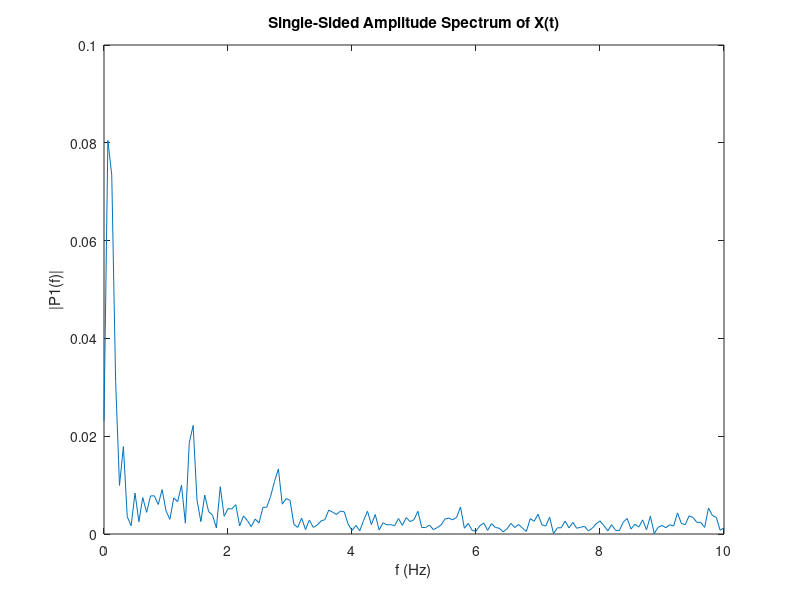

This chart was generated by the following MATLAB code:
spd = [ 0.0
 
 0.00249350001104
 
 0.0
 
 0.0
 
 0.0
 
 0.0
 
 0.0
 
 0.0
 
 0.0
 
 0.0
 
 0.0
 
 0.0
 
 0.0
 
 0.0
 
 0.00249350001104
 
 0.0
 
 0.00249350001104
 
 0.0
 
 0.0
 
 -0.00498700002208
 
 0.0
 
 -0.00249350001104
 
 -0.00498700002208
 
 -0.00249350001104
 
 0.0
 
 0.0
 
 0.00249350001104
 
 0.00249350001104
 
 0.0
 
 0.0
 
 0.0
 
 0.00498700002208
 
 0.00498700002208
 
 0.00498700002208
 
 0.0124674998224
 
 0.00498700002208
 
 0.00498700002208
 
 0.00748050026596
 
 0.0
 
 0.00498700002208
 
 0.0299220010638
 
 0.0274285003543
 
 0.0324154980481
 
 0.0398960001767
 
 0.0423894971609
 
 0.0149610005319
 
 0.00748049980029
 
 -0.00249350001104
 
 -0.0149609996006
 
 -0.0274285003543
 
 -0.0374024994671
 
 -0.0448830015957
 
 -0.04737649858
 
 -0.0374024994671
 
 -0.0324154980481
 
 -0.0324155017734
 
 -0.0224414989352
 
 -0.0124674998224
 
 -0.00249350001104
 
 0.00997400004417
 
 0.00997400004417
 
 0.0124674998224
 
 0.00997400004417
 
 0.0149609996006
 
 0.0124674998224
 
 0.00249350001104
 
 0.0
 
 0.0
 
 -0.00498700002208
 
 -0.00498700002208
 
 -0.00498700002208
 
 -0.00249350001104
 
 0.0
 
 0.0
 
 0.0
 
 -0.00249350001104
 
 0.0
 
 0.00249350001104
 
 0.00249350001104
 
 0.00249350001104
 
 0.0
 
 -0.00249350001104
 
 0.0
 
 0.0
 
 0.0
 
 0.0
 
 0.0
 
 0.0
 
 -0.00249350001104
 
 0.0
 
 0.00249350001104
 
 0.0
 
 0.0
 
 -0.00249350001104
 
 0.0
 
 -0.00249350001104
 
 0.0
 
 0.0
 
 0.0
 
 0.0
 
 0.0
 
 0.0
 
 0.00249350001104
 
 0.0
 
 0.0
 
 0.0
 
 0.0
 
 0.0
 
 0.0
 
 0.0
 
 0.0
 
 0.0
 
 0.0
 
 0.00498700002208
 
 0.00498700002208
 
 0.00748050026596
 
 0.0149610005319
 
 0.0224414989352
 
 0.0349089987576
 
 0.0448830015957
 
 0.04737649858
 
 0.0398960001767
 
 0.0324154980481
 
 0.0149609996006
 
 0.0
 
 -0.00997400004417
 
 -0.0224415007979
 
 -0.0648309960961
 
 -0.0772984996438
 
 -0.09475299716
 
 -0.114701002836
 
 -0.122181504965
 
 -0.124675005674
 
 -0.114701002836
 
 -0.0972464978695
 
 -0.0772984996438
 
 -0.0423895008862
 
 0.00498700002208
 
 0.0398960001767
 
 0.0847790017724
 
 0.137142494321
 
 0.182025492191
 
 0.209453999996
 
 0.226908504963
 
 0.229402005672
 
 0.231895506382
 
 0.231895506382
 
 0.229402005672
 
 0.236882507801
 
 0.24186950922
 
 0.239376008511
 
 0.249349996448
 
 0.266804516315
 
 0.18701249361
 
 0.256830483675
 
 0.249350011349
 
 0.236882507801
 
 0.226908504963
 
 0.216934502125
 
 0.209453999996
 
 0.18950599432
 
 0.177038505673
 
 0.174545004964
 
 0.162077501416
 
 0.149609997869
 
 0.14212949574
 
 0.134648993611
 
 0.129661992192
 
 0.124675005674
 
 0.119688004255
 
 0.114701002836
 
 0.112207502127
 
 0.112207502127
 
 0.109714001417
 
 0.104726999998
 
 0.104726999998
 
 0.102233499289
 
 0.099739998579
 
 0.0847789943218
 
 0.09475299716
 
 0.0922594964504
 
 0.0897659957409
 
 0.09475299716
 
 0.0922594964504
 
 0.09475299716
 
 0.107220500708
 
 0.112207502127
 
 0.119687996805
 
 0.129662007093
 
 0.14212949574
 
 0.147116497159
 
 0.157090499997
 
 0.164571002126
 
 0.169558003545
 
 0.174545004964
 
 0.18701249361
 
 0.182025492191
 
 0.167064487934
 
 0.182025492191
 
 0.152103498578
 
 0.157090499997
 
 0.169557988644
 
 0.18701249361
 
 0.209453999996
 
 0.18950599432
 
 0.196986496449
 
 0.196986496449
 
 0.196986496449
 
 0.196986496449
 
 0.196986496449
 
 0.196986496449
 
 0.194492995739
 
 0.191999495029
 
 0.18950599432
 
 0.184518992901
 
 0.18950599432
 
 0.194492995739
 
 0.196986496449
 
 0.196986496449
 
 0.206960499287
 
 0.209453999996
 
 0.204466998577
 
 0.204466998577
 
 0.206960499287
 
 0.211947500706
 
 0.209453999996
 
 0.214441001415
 
 0.221921503544
 
 0.224415004253
 
 0.229402005672
 
 0.231895506382
 
 0.234389007092
 
 0.271791487932
 
 0.261817514896
 
 0.259324014187
 
 0.264311015606
 
 0.271791487932
 
 0.276778489351
 
 0.28176549077
 
 0.274284988642
 
 0.276778489351
 
 0.269298017025
 
 0.271791487932
 
 0.269298017025
 
 0.271791487932
 
 0.269298017025
 
 0.259323984385
 
 0.259324014187
 
 0.254337012768
 
 0.249350011349
 
 0.254336982965
 
 0.251843482256
 
 0.246856510639
 
 0.249350011349
 
 0.261817514896
 
 0.236882507801
 
 0.236882507801
 
 0.231895506382
 
 0.226908504963
 
 0.226908504963
 
 0.201973497868
 
 0.191999495029
 
 0.18701249361
 
 0.174544990063
 
 0.169558003545
 
 0.169558003545
 
 0.157090499997
 
 0.144622996449
 
 0.13963599503
 
 0.137142509222
 
 0.132155507803
 
 0.129662007093
 
 0.129662007093
 
 0.122181497514
 
 0.124675005674
 
 0.127168506384
 
 0.132155492902
 
 0.127168491483
 
 0.124675005674
 
 0.127168506384
 
 0.124675005674
 
 0.117194503546
 
 0.112207502127
 
 0.114701002836
 
 0.107220500708
 
 0.0972464978695
 
 0.0847790017724
 
 0.0748049989343
 
 0.0598439984024
 
 0.04737649858
 
 0.0274285003543
 
 0.00997400004417
 
 0.0
 
 -0.00498700002208
 
 -0.00997400004417
 
 -0.00997400004417
 
 -0.0149610005319
 
 -0.0199480000883
 
 -0.0249349996448
 
 -0.0274285003543
 
 -0.0249349996448
 
 -0.0274285003543
 
 -0.0299219992012
 
 -0.0224414989352
 
 -0.0174544993788
 
 -0.00997400004417
 
 0.0
 
 0.00748049980029
 
 0.0124674998224
 
 0.0199480000883
 
 0.0149609996006
 
 0.0199480000883
 
 0.0249349996448
 
 0.0199480000883
 
 0.0124674998224
 
 0.0
 
 -0.00498700002208
 
 -0.00997400004417
 
 -0.0124674998224
 
 -0.0149609996006
 
 -0.0199480000883
 
 -0.0299219992012
 
 -0.0299219992012
 
 -0.0274285003543
 
 -0.0249349996448
 
 -0.0224414989352
 
 -0.0199480000883
 
 -0.0199480000883
 
 -0.0149609996006
 
 -0.00997400004417
 
 -0.00748050026596
 
 0.0
 
 0.00249350001104
 
 0.00498700002208
 
 0.00748050026596
 
 0.00748050026596
 
 0.00748050026596
 
 0.00498700002208
 
 0.00249350001104
 
 0.00249350001104
 
 0.00498700002208
 
 0.00997400004417
 
 0.0174544993788
 
 0.0274285003543
 
 0.0324154980481
 
 0.0349089987576
 
 0.0374024994671
 
 0.0324154980481
 
 0.0274285003543
 
 0.00997400004417
 
 0.00498700002208
 
 -0.00249350001104
 
 -0.00748049980029
 
 -0.00997400004417
 
 -0.00997400004417
 
 -0.0124674998224
 
 -0.00997400004417
 
 -0.0124674998224
 
 -0.00997400004417
 
 -0.00748050026596
 
 -0.00498700002208
 
 -0.00249350001104
 
 -0.00249350001104
 
 0.0
 
 0.0
 
 0.00249350001104
 
 0.00249350001104
 
 0.0
 
 0.0
 
 0.0
 
 0.0
 
 0.0
 
 0.0
 
 0.0
 
 0.0
 
 0.0
 
 0.0
 
 0.0
 
 0.0
 
 0.0
 
 0.0
 
 0.0
 
 0.0
 
 0.0
 
 0.0
 
 0.0
 
 0.0
 
 0.00249350001104
 
 0.00997400004417
 
 0.0199480000883
 
 0.0374024994671
 
 0.0648310035467
 
 0.0972464978695
 
 0.124675005674
 
 0.13963599503
 
 0.177038490772
 
 0.214441001415
 
 0.229402005672
 
 0.304206997156
 
 0.274285018444
 
 0.393972992897
 
 0.403946995735
 
 0.521141529083
 
 0.51366096735
 
 0.558544039726
 
 0.583478987217
 
 0.638336002827
 
 0.668258011341
 
 0.67324501276
 
 0.685712516308
 
 0.615894556046
 
 0.715634465218
 
 0.723114967346
 
 0.728101968765
 
 0.740569472313
 
 0.750543475151
 
 0.760517477989
 
 0.802906990051
 
 0.805400490761
 
 0.792932987213
 
 0.847790002823
 
 0.907634019852
 
 0.855270504951
 
 0.855270504951
 
 0.86275100708
 
 0.91511452198
 
 0.964984476566
 
 0.984932541847
 
 0.972464978695
 
 0.987426042557
 
 1.02233493328
 
 0.997400045395
 
 1.00737392902
 
 1.02732205391
 
 1.08217895031
 
 1.09713995457
 
 1.0796854496
 
 1.16945147514
 
 1.11708796024
 
 1.03729593754
 
 1.17942547798
 
 1.14700996876
 
 1.19189298153
 
 1.2367759943
 
 1.2367759943
 
 1.32155501842
 
 1.33152902126
 
 1.30908751488
 
 1.3664380312
 
 1.41132104397
 
 1.3415030241
 
 1.35646402836
 
 1.30908751488
 
 1.30160701275
 
 1.39137303829
 
 1.35397052765
 
 1.3664380312
 
 1.32404851913
 
 1.33402252197
 
 1.33900952339
 
 1.33651602268
 
 1.31906151772
 
 1.32155501842
 
 1.35646402836
 
 1.3963599205
 
 1.36893153191
 
 1.41132104397
 
 1.39885354042
 
 1.52352845669
 
 1.37391853333
 
 1.39636003971
 
 1.35895752907
 
 1.39137303829
 
 1.37890553474
 
 1.40384054184
 
 1.36893153191
 
 1.34898352623
 
 1.38638603687
 
 1.35895752907
 
 1.36145102978
 
 1.36145102978
 
 1.34649002552
 
 1.47615194321
 
 1.30410051346
 
 1.39636003971
 
 1.43376255035
 
 1.48612594604
 
 1.44373655319
 
 1.40134704113
 
 1.38389253616
 
 1.41630804539
 
 1.45121693611
 
 1.48363256454
 
 1.46617794037
 
 1.47864556313
 
 1.52352845669
 
 1.50607395172
 
 1.48861956596
 
 1.50856745243
 
 1.64321660995
 
 1.57090497017
 
 1.54098296165
 
 1.61578798294
 
 1.71303451061
 
 1.57090497017
 
 1.62077498436
 
 1.66316449642
 
 1.65568399429
 
 1.64570999146
 
 1.69059300423
 
 1.59334647655
 
 1.61828148365
 
 1.51604795456
 
 1.60830748081
 
 1.61329448223
 
 1.67313849926
 
 1.61828148365
 
 1.63822948933
 
 1.74545001984
 
 1.75542402267
 
 1.60332047939
 
 1.66565799713
 
 1.66565799713
 
 1.67563199997
 
 1.6307489872
 
 1.72550201416
 
 1.62077498436
 
 1.67563199997
 
 1.66565799713
 
 1.63324248791
 
 1.67812550068
 
 1.76789140701
 
 1.67812550068
 
 1.67563199997
 
 1.54846358299
 
 1.68809950352
 
 1.69558000565
 
 1.66316449642
 
 1.74295651913
 
 1.71552801132
 
 1.735476017
 
 1.60332047939
 
 1.72051501274
 
 1.66565799713
 
 1.67563199997
 
 1.66565799713
 
 1.88009893894
 
 1.71552801132
 
 1.76041102409
 
 1.70555400848
 
 1.73298251629
 
 1.67064499855
 
 1.74295651913
 
 1.75542402267
 
 1.75542402267
 
 1.78285253048
 
 1.64072299004
 
 1.7105410099
 
 1.61080098152
 
 1.69558000565
 
 1.80280041695
 
 1.80778741837
 
 1.70056700706
 
 1.83272254467
 
 1.72799551487
 
 1.83770942688
 
 1.70555400848
 
 1.80030703545
 
 1.79532003403
 
 1.77786552906
 
 1.77786552906
 
 1.65069699287
 
 1.75791752338
 
 1.73298251629
 
 1.83272242546
 
 1.83770954609
 
 1.75293052197
 
 1.80778741837
 
 1.75293052197
 
 1.69558000565
 
 1.67563199997
 
 1.81028103828
 
 1.79282653332
 
 1.74794352055
 
 1.83022904396
 
 1.79532003403
 
 1.80529403687
 
 1.72300851345
 
 1.84519004822
 
 1.79781341553
 
 1.77038502693
 
 1.79033303261
 
 1.77038502693
 
 1.77287852764
 
 1.74295651913
 
 1.90004706383
 
 1.80280053616
 
 1.78534603119
 
 1.8402030468
 
 1.75542402267
 
 1.79532003403
 
 1.64570999146
 
 1.87012505531
 
 1.91251456738
 
 1.71552801132
 
 1.81277441978
 
 1.75791752338
 
 1.75293052197
 
 1.67563199997
 
 1.68560600281
 
 1.78534603119
 
 1.71802151203
 
 1.80280053616
 
 1.75542402267
 
 1.75542402267
 
 1.70056700706
 
 1.69308650494
 
 1.74295639992
 
 1.79033303261
 
 1.7105410099
 
 1.81028103828
 
 1.66815149784
 
 1.67313849926
 
 1.64072299004
 
 1.8152680397
 
 1.74295651913
 
 1.79033303261
 
 1.80778753757
 
 1.73796951771
 
 1.67313849926
 
 1.77287852764
 
 1.72550201416
 
 1.77786552906
 
 1.72051501274
 
 1.77786552906
 
 1.7105410099
 
 1.73796951771
 
 1.64570999146
 
 1.69308650494
 
 1.75043702126
 
 1.74046301842
 
 1.78534603119
 
 1.7629045248
 
 1.76539802551
 
 1.71552801132
 
 1.77786552906
 
 1.87261855602
 
 1.83272242546
 
 1.71552801132
 
 1.8402030468
 
 1.74046301842
 
 1.68809950352
 
 1.53100895882
 
 1.83022904396
 
 1.7878395319
 
 1.78035902977
 
 1.82025504112
 
 1.78534603119
 
 1.83022904396
 
 1.77287852764
 
 1.92248857021
 
 1.78534603119
 
 1.7629045248
 
 1.85267043114
 
 1.75293052197
 
 1.68809950352
 
 1.63573598862
 
 1.77537202835
 
 1.73796951771
 
 1.79781353474
 
 1.80030703545
 
 1.7878395319
 
 1.83022904396
 
 1.66815149784
 
 1.86264443398
 
 1.99729347229
 
 1.73048901558
 
 1.80280053616
 
 1.73298251629
 
 1.75043702126
 
 1.7105410099
 
 1.68560600281
 
 1.82773554325
 
 1.75542402267
 
 1.81776154041
 
 1.74794352055
 
 1.82773542404
 
 1.79781353474
 
 1.78035902977
 
 1.86763143539
 
 1.70804750919
 
 1.75043702126
 
 1.84519004822
 
 1.71303451061
 
 1.7105410099
 
 1.6831125021
 
 1.81776154041
 
 1.81776154041
 
 1.87511205673
 
 1.82524204254
 
 1.83022904396
 
 1.81277453899
 
 1.79033303261
 
 1.90503406525
 
 1.78285253048
 
 1.74046301842
 
 1.90752756596
 
 1.75791752338
 
 1.735476017
 
 1.73048901558
 
 1.80280053616
 
 1.79781353474
 
 1.85516405106
 
 1.83521604538
 
 1.83521604538
 
 1.80529403687
 
 1.7878395319
 
 1.92747557163
 
 1.76789152622
 
 1.74295651913
 
 1.8925665617
 
 1.80030703545
 
 1.80030703545
 
 1.74794352055
 
 1.88009905815
 
 1.97983908653
 
 1.86513805389
 
 1.88757944107
 
 1.8402030468
 
 1.89256644249
 
 1.85017704964
 
 1.77537202835
 
 2.00477409363
 
 1.85267043114
 
 1.80030703545
 
 1.83022904396
 
 1.70056700706
 
 1.77537202835
 
 1.79532003403
 
 1.77786552906
 
 1.7878395319
 
 1.85267055035
 
 1.81277453899
 
 1.77038502693
 
 1.89007294178
 
 1.91251456738
 
 1.69807350636
 
 1.76539802551
 
 1.73298251629
 
 1.72799551487
 
 1.67313849926
 
 1.79282653332
 
 1.87012505531
 
 1.81277453899
 
 1.89506006241
 
 1.8177614212
 
 1.85516405106
 
 1.83521604538
 
 1.94243645668
 
 1.77287852764
 
 1.87760543823
 
 1.67812550068
 
 1.79033303261
 
 1.71802151203
 
 1.73048901558
 
 1.81028103828
 
 1.78534603119
 
 1.72799551487
 
 1.91002106667
 
 1.70555400848
 
 1.7629045248
 
 1.80778753757
 
 1.7878395319
 
 1.79781353474
 
 1.70555400848
 
 1.75293052197
 
 1.77287840843
 
 1.64570999146
 
 1.66815149784
 
 1.65319049358
 
 1.71802151203
 
 1.71802151203
 
 1.6307489872
 
 1.70804750919
 
 1.68809950352
 
 1.65069699287
 
 1.71303451061
 
 1.70056700706
 
 1.72051501274
 
 1.62825548649
 
 1.63822948933
 
 1.72051501274
 
 1.60332047939
 
 1.58835947514
 
 1.53350245953
 
 1.59085297585
 
 1.58087897301
 
 1.63324248791
 
 1.65319049358
 
 1.59833347797
 
 1.61578798294
 
 1.6307489872
 
 1.57090497017
 
 1.67812550068
 
 1.53100895882
 
 1.53350245953
 
 1.51854157448
 
 1.58337247372
 
 1.52103495598
 
 1.46119093895
 
 1.44872355461
 
 1.50607395172
 
 1.51106095314
 
 1.54846346378
 
 1.51355445385
 
 1.5260219574
 
 1.53599596024
 
 1.5260219574
 
 1.58586597443
 
 1.64072299004
 
 1.6058139801
 
 1.52352845669
 
 1.58337247372
 
 1.5010869503
 
 1.53599596024
 
 1.52103495598
 
 1.43126904964
 
 1.53599596024
 
 1.5534504652
 
 1.50607395172
 
 1.58337247372
 
 1.53350245953
 
 1.53350245953
 
 1.59334647655
 
 1.5783854723
 
 1.64570999146
 
 1.61828148365
 
 1.6058139801
 
 1.58586597443
 
 1.55345058441
 
 1.57339847088
 
 1.52103495598
 
 1.44872355461
 
 1.50856745243
 
 1.53100895882
 
 1.5010869503
 
 1.5260219574
 
 1.44872355461
 
 1.44373655319
 
 1.52103495598
 
 1.44872355461
 
 1.49609994888
 
 1.55345058441
 
 1.44124305248
 
 1.47365856171
 
 1.42877554893
 
 1.45121693611
 
 1.46368455887
 
 1.19438648224
 
 1.2891395092
 
 1.32404851913
 
 1.3415030241
 
 1.33152902126
 
 1.33651602268
 
 1.35147702694
 
 1.33402252197
 
 1.30908751488
 
 1.38389253616
 
 1.31158101559
 
 1.34399652481
 
 1.31906151772
 
 1.393866539
 
 1.35895752907
 
 1.30659401417
 
 1.26919150352
 
 1.30659401417
 
 1.24425649643
 
 1.19438648224
 
 1.18690598011
 
 1.14700996876
 
 1.15947747231
 
 1.19438648224
 
 1.20186698437
 
 1.17693197727
 
 1.15449047089
 
 1.16695797443
 
 1.17693197727
 
 1.15947747231
 
 1.12706196308
 
 1.17194497585
 
 1.14451646805
 
 1.14950346947
 
 1.25423049927
 
 1.17693197727
 
 1.16446447372
 
 1.12456846237
 
 1.13454246521
 
 1.13454246521
 
 1.09464645386
 
 1.09963345528
 
 1.052257061
 
 1.00986754894
 
 1.0273219347
 
 1.04727005959
 
 1.02981543541
 
 0.989919543266
 
 1.0023869276
 
 1.00737392902
 
 0.997400045395
 
 1.04976344109
 
 1.01984155178
 
 0.982439041138
 
 1.06472444534
 
 1.06472444534
 
 0.994906485081
 
 1.03978943825
 
 1.0522569418
 
 0.964984476566
 
 0.947530031204
 
 0.930075526237
 
 0.972464978695
 
 0.979945480824
 
 0.885192513466
 
 0.892673015594
 
 0.900153517723
 
 0.855270504951
 
 0.802906990051
 
 0.797919988632
 
 0.855270504951
 
 0.852777004242
 
 0.855270504951
 
 0.830335497856
 
 0.837815999985
 
 0.837815999985
 
 0.80789399147
 
 0.822854995728
 
 0.815374493599
 
 0.770491480827
 
 0.775478482246
 
 0.763010978699
 
 0.767997980118
 
 0.763010978699
 
 0.745556473732
 
 0.738075971603
 
 0.740569472313
 
 0.75802397728
 
 0.743062973022
 
 0.72810202837
 
 0.690699517727
 
 0.688206017017
 
 0.668258011341
 
 0.668258011341
 
 0.655790507793
 
 0.643323004246
 
 0.603426992893
 
 0.575998485088
 
 0.558543980122
 
 0.563530981541
 
 0.546076476574
 
 0.528621971607
 
 0.511167526245
 
 0.461297512054
 
 0.366544485092
 
 0.468778014183
 
 0.443843007088
 
 0.438856005669
 
 0.436362504959
 
 0.426388502121
 
 0.406440496445
 
 0.37901198864
 
 0.383998990059
 
 0.374024987221
 
 0.356570482254
 
 0.349090009928
 
 0.346596509218
 
 0.344103008509
 
 0.33911600709
 
 0.33662250638
 
 0.331635504961
 
 0.319168001413
 
 0.296726495028
 
 0.294232994318
 
 0.276778489351
 
 0.296726495028
 
 0.269297987223
 
 0.251843482256
 
 0.256830513477
 
 0.251843512058
 
 0.254337012768
 
 0.244362995028
 
 0.241869494319
 
 0.234389007092
 
 0.214441001415
 
 0.209453999996
 
 0.196986496449
 
 0.196986496449
 
 0.177038505673
 
 0.169558003545
 
 0.157090499997
 
 0.14212949574
 
 0.129661992192
 
 0.124675005674
 
 0.112207502127
 
 0.104726999998
 
 0.107220500708
 
 0.109714001417
 
 0.099739998579
 
 0.099739998579
 
 0.109714001417
 
 0.112207502127
 
 0.104726999998
 
 0.109714001417
 
 0.112207502127
 
 0.112207502127
 
 0.109714001417
 
 0.112207502127
 
 0.117194503546
 
 0.119688004255
 
 0.112207502127
 
 0.104726999998
 
 0.09475299716
 
 0.0872725024819
 
 0.0822855010629
 
 0.0723114982247
 
 0.0648310035467
 
 0.0548570007086
 
 0.0448830015957
 
 0.0349089987576
 
 0.0249349996448
 
 0.0199480000883
 
 0.0149609996006
 
 0.0124674998224
 
 0.0124674998224
 
 0.0124674998224
 
 0.0124674998224
 
 0.0149609996006
 
 0.00997400004417
 
 0.00997400004417
 
 0.0124674998224
 
 0.0149609996006
 
 0.0
 
 -0.00249350001104
 
 -0.00249350001104
 
 -0.00249350001104
 
 0.0
 
 0.0
 
 0.0
 
 0.0
 
 0.0
 
 0.0
 
 0.0
 
 0.0
 
 0.0
 
 0.00249350001104
 
 0.0
 
 0.0
 
 0.0
 
 0.0
 
 0.00249350001104
 
 0.0
 
 0.00249350001104
 
 0.0
 
 0.00249350001104
 
 0.0
 
 0.00249350001104
 
 0.00249350001104
 
 0.00498700002208
 
 0.00498700002208
 
 0.00498700002208
 
 0.00249350001104
 
 0.00498700002208
 
 0.00498700002208
 
 0.00498700002208
 
 0.00498700002208
 
 0.00748050026596
 
 0.00498700002208
 
 0.00498700002208
 
 0.00748050026596
 
 0.00498700002208
 
 0.00748050026596
 
 0.00748050026596
 
 0.00748050026596
 
 0.00748050026596
 
 0.00748050026596
 
 0.00498700002208
 
 0.00748050026596
 
 0.00748050026596
 
 0.00498700002208
 
 0.00498700002208
 
 0.00498700002208
 
 0.00498700002208
 
 0.00249350001104
 
 0.00498700002208
 
 0.00498700002208
 
 0.00498700002208
 
 0.00498700002208
 
 0.00498700002208
 
 0.00249350001104
 
 0.00498700002208
 
 0.0
 
 0.00498700002208
 
 0.0
 
 0.00249350001104
 
 0.00249350001104
 
 0.00249350001104
 
 0.00249350001104
 
 0.0
 
 0.00249350001104
 
 0.0
 
 0.0
 
 0.0
 
 0.00249350001104
 
 0.00249350001104
 
 0.00249350001104
 
 0.00498700002208
 
 0.0
 
 0.0
 
 0.00249350001104
 
 0.0
 
 0.0
 
 0.0
 
 0.0
 
 0.00498700002208
 
 0.0
 
 0.0
 
 0.00498700002208
 
 0.00249350001104
 
 0.00249350001104
 
 0.00249350001104
 
 0.0
 
 0.00249350001104
 
 0.00498700002208
 
 0.00498700002208
 
 0.00498700002208
 
 0.00249350001104
 
 0.00249350001104
 
 0.00498700002208
 
 0.00498700002208
 
 0.00997400004417
 
 0.00498700002208
 
 0.00498700002208
 
 0.00498700002208
 
 0.00498700002208
 
 0.00498700002208
 
 0.00498700002208
 
 0.00249350001104
 
 0.00498700002208
 
 0.00249350001104
 
 0.00498700002208
 
 0.00498700002208
 
 0.00249350001104
 
 0.00249350001104
 
 0.00249350001104
 
 0.0
 
 0.00498700002208
 
 0.00498700002208
 
 0.00249350001104
 
 0.00498700002208
 
 0.00249350001104
 
 0.00498700002208
 
 0.00748050026596
 
 0.00498700002208
 
 0.00748050026596
 
 0.0149610005319
 
 0.00498700002208
 
 0.00498700002208
 
 0.00748050026596
 
 0.00748050026596
 
 0.00498700002208
 
 0.00498700002208
 
 0.00498700002208
 
 0.00249350001104
 
 0.00249350001104
 
 0.00249350001104
 
 0.00249350001104
 
 0.0
 
 0.00498700002208
 
 0.00249350001104
 
 0.00249350001104
 
 0.0
 
 0.00498700002208
 
 0.0
 
 0.00249350001104
 
 0.0
 
 0.0
 
 0.0
 
 0.0
 
 0.00498700002208
 
 0.0
 
 0.00249350001104
 
 0.00249350001104
 
 0.00498700002208
 
 0.00498700002208
 
 0.00498700002208
 
 0.00498700002208
 
 0.00498700002208
 
 0.00249350001104
 
 0.00498700002208
 
 0.00498700002208
 
 0.00498700002208
 
 0.00498700002208
 
 0.00498700002208
 
 0.00498700002208
 
 0.00249350001104
 
 0.0
 ];

dac = [  1000.0
 
 1000.0
 
 1000.0
 
 1000.0
 
 1000.0
 
 1000.0
 
 1000.0
 
 1000.0
 
 1000.0
 
 1000.0
 
 1000.0
 
 1000.0
 
 1000.0
 
 1000.0
 
 1000.0
 
 1000.0
 
 1000.0
 
 1000.0
 
 1000.0
 
 1000.0
 
 1000.0
 
 1000.0
 
 1000.0
 
 1000.0
 
 1000.0
 
 1000.0
 
 1000.0
 
 1000.0
 
 1000.0
 
 1000.0
 
 1000.0
 
 1000.0
 
 1000.0
 
 1000.0
 
 1000.0
 
 1000.0
 
 1000.0
 
 1000.0
 
 1000.0
 
 1000.0
 
 1000.0
 
 1000.0
 
 1000.0
 
 1000.0
 
 1000.0
 
 1000.0
 
 1000.0
 
 1000.0
 
 1000.0
 
 1000.0
 
 1000.0
 
 1000.0
 
 1000.0
 
 1000.0
 
 1000.0
 
 1000.0
 
 1000.0
 
 1000.0
 
 1000.0
 
 1000.0
 
 1000.0
 
 1000.0
 
 1000.0
 
 1000.0
 
 1000.0
 
 1000.0
 
 1000.0
 
 1000.0
 
 1000.0
 
 1000.0
 
 1000.0
 
 1000.0
 
 1000.0
 
 1000.0
 
 1000.0
 
 1000.0
 
 1000.0
 
 1000.0
 
 1000.0
 
 1000.0
 
 1000.0
 
 1000.0
 
 1000.0
 
 1000.0
 
 1000.0
 
 1000.0
 
 1000.0
 
 1000.0
 
 1000.0
 
 1000.0
 
 1000.0
 
 1000.0
 
 1000.0
 
 1000.0
 
 1000.0
 
 1000.0
 
 1000.0
 
 1000.0
 
 1000.0
 
 1000.0
 
 1000.0
 
 1000.0
 
 1000.0
 
 1000.0
 
 1000.0
 
 1000.0
 
 1000.0
 
 1000.0
 
 1000.0
 
 1000.0
 
 1000.0
 
 1000.0
 
 1000.0
 
 1000.0
 
 1000.0
 
 1000.0
 
 1000.0
 
 1000.0
 
 1000.0
 
 1000.0
 
 1000.0
 
 1000.0
 
 1000.0
 
 1000.0
 
 1000.0
 
 1000.0
 
 1000.0
 
 1000.0
 
 1000.0
 
 1000.0
 
 1000.0
 
 1000.0
 
 1000.0
 
 1000.0
 
 1000.0
 
 1000.0
 
 1000.0
 
 1000.0
 
 1000.0
 
 1000.0
 
 1000.0
 
 1000.0
 
 1000.0
 
 1000.0
 
 1000.0
 
 1000.0
 
 1000.0
 
 1000.0
 
 1000.0
 
 1000.0
 
 1000.0
 
 1000.0
 
 1000.0
 
 1000.0
 
 1000.0
 
 1000.0
 
 1000.0
 
 1000.0
 
 1000.0
 
 1000.0
 
 1000.0
 
 1000.0
 
 1000.0
 
 1000.0
 
 1000.0
 
 1000.0
 
 1000.0
 
 1000.0
 
 1000.0
 
 1000.0
 
 1000.0
 
 1000.0
 
 1000.0
 
 1000.0
 
 1000.0
 
 1000.0
 
 1000.0
 
 1000.0
 
 1000.0
 
 1000.0
 
 1000.0
 
 1000.0
 
 1000.0
 
 1000.0
 
 1000.0
 
 1000.0
 
 1000.0
 
 1000.0
 
 1000.0
 
 1000.0
 
 1000.0
 
 1000.0
 
 1000.0
 
 1000.0
 
 1000.0
 
 1000.0
 
 1000.0
 
 1000.0
 
 1000.0
 
 1000.0
 
 1000.0
 
 1000.0
 
 1000.0
 
 1000.0
 
 1000.0
 
 1000.0
 
 1000.0
 
 1000.0
 
 1000.0
 
 1000.0
 
 1000.0
 
 1000.0
 
 1000.0
 
 1000.0
 
 1000.0
 
 1000.0
 
 1000.0
 
 1000.0
 
 1000.0
 
 1000.0
 
 1000.0
 
 1000.0
 
 1000.0
 
 1000.0
 
 1000.0
 
 1000.0
 
 1000.0
 
 1000.0
 
 1000.0
 
 1000.0
 
 1000.0
 
 1000.0
 
 1000.0
 
 1000.0
 
 1000.0
 
 1000.0
 
 1000.0
 
 1000.0
 
 1000.0
 
 1000.0
 
 1000.0
 
 1000.0
 
 1000.0
 
 1000.0
 
 1000.0
 
 1000.0
 
 1000.0
 
 1000.0
 
 1000.0
 
 1000.0
 
 1000.0
 
 1000.0
 
 1000.0
 
 1000.0
 
 1000.0
 
 1000.0
 
 1000.0
 
 1000.0
 
 1000.0
 
 1000.0
 
 1000.0
 
 1000.0
 
 1000.0
 
 1000.0
 
 1000.0
 
 1000.0
 
 1000.0
 
 1000.0
 
 1000.0
 
 1000.0
 
 1000.0
 
 1000.0
 
 1000.0
 
 1000.0
 
 1000.0
 
 1000.0
 
 1000.0
 
 1000.0
 
 1000.0
 
 1000.0
 
 1000.0
 
 1000.0
 
 1000.0
 
 1000.0
 
 1000.0
 
 1000.0
 
 1000.0
 
 1000.0
 
 1000.0
 
 1000.0
 
 1000.0
 
 1000.0
 
 1000.0
 
 1000.0
 
 1000.0
 
 1000.0
 
 1000.0
 
 1000.0
 
 1000.0
 
 1000.0
 
 1000.0
 
 1000.0
 
 1000.0
 
 1000.0
 
 1000.0
 
 1000.0
 
 1000.0
 
 1000.0
 
 1000.0
 
 1000.0
 
 1000.0
 
 1000.0
 
 1000.0
 
 1000.0
 
 1000.0
 
 1000.0
 
 1000.0
 
 1000.0
 
 1000.0
 
 1000.0
 
 1000.0
 
 1000.0
 
 1000.0
 
 1000.0
 
 1000.0
 
 1000.0
 
 1000.0
 
 1000.0
 
 1000.0
 
 1000.0
 
 1000.0
 
 1000.0
 
 1000.0
 
 1000.0
 
 1000.0
 
 1000.0
 
 1000.0
 
 1000.0
 
 1000.0
 
 1000.0
 
 1000.0
 
 1000.0
 
 1000.0
 
 1000.0
 
 1000.0
 
 1000.0
 
 1000.0
 
 1000.0
 
 1000.0
 
 1000.0
 
 1000.0
 
 1000.0
 
 1000.0
 
 1000.0
 
 1000.0
 
 1000.0
 
 1000.0
 
 1000.0
 
 1000.0
 
 1000.0
 
 1000.0
 
 1000.0
 
 1000.0
 
 1000.0
 
 1000.0
 
 1000.0
 
 1000.0
 
 1000.0
 
 1000.0
 
 1000.0
 
 1000.0
 
 1000.0
 
 1000.0
 
 1000.0
 
 1000.0
 
 1000.0
 
 1000.0
 
 1000.0
 
 1750.0
 
 1750.0
 
 1750.0
 
 1750.0
 
 1750.0
 
 1750.0
 
 1750.0
 
 1750.0
 
 1750.0
 
 1750.0
 
 1750.0
 
 1750.0
 
 1750.0
 
 1750.0
 
 1750.0
 
 1750.0
 
 1750.0
 
 1750.0
 
 1750.0
 
 1750.0
 
 1750.0
 
 1750.0
 
 1750.0
 
 1750.0
 
 1750.0
 
 1750.0
 
 1750.0
 
 1750.0
 
 1750.0
 
 1750.0
 
 1750.0
 
 1750.0
 
 1750.0
 
 1750.0
 
 1750.0
 
 1750.0
 
 1750.0
 
 1750.0
 
 1750.0
 
 1750.0
 
 1750.0
 
 1750.0
 
 1750.0
 
 1750.0
 
 1750.0
 
 1750.0
 
 1750.0
 
 1750.0
 
 1750.0
 
 1750.0
 
 1750.0
 
 1750.0
 
 1750.0
 
 1750.0
 
 1750.0
 
 1750.0
 
 1750.0
 
 1750.0
 
 1750.0
 
 1750.0
 
 1750.0
 
 1750.0
 
 1750.0
 
 1750.0
 
 1750.0
 
 1750.0
 
 1750.0
 
 1750.0
 
 1750.0
 
 1750.0
 
 1750.0
 
 1750.0
 
 1750.0
 
 1750.0
 
 1750.0
 
 1750.0
 
 1750.0
 
 1750.0
 
 1750.0
 
 1750.0
 
 1750.0
 
 1750.0
 
 1750.0
 
 1750.0
 
 1750.0
 
 1750.0
 
 1750.0
 
 1750.0
 
 1750.0
 
 1750.0
 
 1750.0
 
 1750.0
 
 1750.0
 
 1750.0
 
 1750.0
 
 1750.0
 
 1750.0
 
 1750.0
 
 1750.0
 
 1750.0
 
 1750.0
 
 1750.0
 
 1750.0
 
 1750.0
 
 1750.0
 
 1750.0
 
 1750.0
 
 1750.0
 
 1750.0
 
 1750.0
 
 1750.0
 
 1750.0
 
 1750.0
 
 1750.0
 
 1750.0
 
 1750.0
 
 1750.0
 
 1750.0
 
 1750.0
 
 1750.0
 
 1750.0
 
 1750.0
 
 1750.0
 
 1750.0
 
 1750.0
 
 1750.0
 
 1750.0
 
 1750.0
 
 1750.0
 
 1750.0
 
 1750.0
 
 1750.0
 
 1750.0
 
 1750.0
 
 1750.0
 
 1750.0
 
 1750.0
 
 1750.0
 
 1750.0
 
 1750.0
 
 1751.0
 
 1755.0
 
 1759.0
 
 1763.0
 
 1766.0
 
 1770.0
 
 1774.0
 
 1778.0
 
 1782.0
 
 1785.0
 
 1789.0
 
 1793.0
 
 1796.0
 
 1800.0
 
 1803.0
 
 1806.0
 
 1809.0
 
 1812.0
 
 1815.0
 
 1818.0
 
 1821.0
 
 1824.0
 
 1826.0
 
 1829.0
 
 1831.0
 
 1833.0
 
 1835.0
 
 1837.0
 
 1839.0
 
 1841.0
 
 1842.0
 
 1844.0
 
 1845.0
 
 1846.0
 
 1847.0
 
 1848.0
 
 1848.0
 
 1849.0
 
 1849.0
 
 1849.0
 
 1849.0
 
 1849.0
 
 1849.0
 
 1849.0
 
 1848.0
 
 1847.0
 
 1846.0
 
 1845.0
 
 1844.0
 
 1843.0
 
 1841.0
 
 1840.0
 
 1838.0
 
 1836.0
 
 1834.0
 
 1832.0
 
 1830.0
 
 1827.0
 
 1825.0
 
 1822.0
 
 1819.0
 
 1816.0
 
 1813.0
 
 1810.0
 
 1807.0
 
 1804.0
 
 1801.0
 
 1797.0
 
 1794.0
 
 1790.0
 
 1787.0
 
 1783.0
 
 1779.0
 
 1775.0
 
 1772.0
 
 1768.0
 
 1764.0
 
 1760.0
 
 1756.0
 
 1752.0
 
 1748.0
 
 1744.0
 
 1740.0
 
 1736.0
 
 1733.0
 
 1729.0
 
 1725.0
 
 1721.0
 
 1717.0
 
 1714.0
 
 1710.0
 
 1706.0
 
 1703.0
 
 1699.0
 
 1696.0
 
 1693.0
 
 1690.0
 
 1687.0
 
 1684.0
 
 1681.0
 
 1678.0
 
 1675.0
 
 1673.0
 
 1670.0
 
 1668.0
 
 1666.0
 
 1664.0
 
 1662.0
 
 1660.0
 
 1658.0
 
 1657.0
 
 1655.0
 
 1654.0
 
 1653.0
 
 1652.0
 
 1651.0
 
 1651.0
 
 1650.0
 
 1650.0
 
 1650.0
 
 1650.0
 
 1650.0
 
 1650.0
 
 1650.0
 
 1651.0
 
 1652.0
 
 1653.0
 
 1654.0
 
 1655.0
 
 1656.0
 
 1658.0
 
 1659.0
 
 1661.0
 
 1663.0
 
 1665.0
 
 1667.0
 
 1669.0
 
 1672.0
 
 1674.0
 
 1677.0
 
 1680.0
 
 1683.0
 
 1686.0
 
 1689.0
 
 1692.0
 
 1695.0
 
 1698.0
 
 1702.0
 
 1705.0
 
 1709.0
 
 1712.0
 
 1716.0
 
 1720.0
 
 1724.0
 
 1727.0
 
 1731.0
 
 1735.0
 
 1739.0
 
 1743.0
 
 1747.0
 
 1751.0
 
 1755.0
 
 1759.0
 
 1763.0
 
 1766.0
 
 1770.0
 
 1774.0
 
 1778.0
 
 1782.0
 
 1785.0
 
 1789.0
 
 1793.0
 
 1796.0
 
 1800.0
 
 1803.0
 
 1806.0
 
 1809.0
 
 1812.0
 
 1815.0
 
 1818.0
 
 1821.0
 
 1824.0
 
 1826.0
 
 1829.0
 
 1831.0
 
 1833.0
 
 1835.0
 
 1837.0
 
 1839.0
 
 1841.0
 
 1842.0
 
 1844.0
 
 1845.0
 
 1846.0
 
 1847.0
 
 1848.0
 
 1848.0
 
 1849.0
 
 1849.0
 
 1849.0
 
 1849.0
 
 1849.0
 
 1849.0
 
 1849.0
 
 1848.0
 
 1847.0
 
 1846.0
 
 1845.0
 
 1844.0
 
 1843.0
 
 1841.0
 
 1840.0
 
 1838.0
 
 1836.0
 
 1834.0
 
 1832.0
 
 1830.0
 
 1827.0
 
 1825.0
 
 1822.0
 
 1819.0
 
 1816.0
 
 1813.0
 
 1810.0
 
 1807.0
 
 1804.0
 
 1801.0
 
 1797.0
 
 1794.0
 
 1790.0
 
 1786.0
 
 1783.0
 
 1779.0
 
 1775.0
 
 1772.0
 
 1768.0
 
 1764.0
 
 1760.0
 
 1756.0
 
 1752.0
 
 1748.0
 
 1744.0
 
 1740.0
 
 1737.0
 
 1733.0
 
 1729.0
 
 1725.0
 
 1721.0
 
 1717.0
 
 1714.0
 
 1710.0
 
 1706.0
 
 1703.0
 
 1699.0
 
 1696.0
 
 1693.0
 
 1690.0
 
 1687.0
 
 1684.0
 
 1681.0
 
 1678.0
 
 1675.0
 
 1673.0
 
 1670.0
 
 1668.0
 
 1666.0
 
 1664.0
 
 1662.0
 
 1660.0
 
 1658.0
 
 1657.0
 
 1655.0
 
 1654.0
 
 1653.0
 
 1652.0
 
 1651.0
 
 1651.0
 
 1650.0
 
 1650.0
 
 1650.0
 
 1650.0
 
 1650.0
 
 1650.0
 
 1650.0
 
 1651.0
 
 1652.0
 
 1653.0
 
 1654.0
 
 1655.0
 
 1656.0
 
 1658.0
 
 1659.0
 
 1661.0
 
 1663.0
 
 1665.0
 
 1667.0
 
 1669.0
 
 1672.0
 
 1674.0
 
 1677.0
 
 1680.0
 
 1683.0
 
 1686.0
 
 1689.0
 
 1692.0
 
 1695.0
 
 1698.0
 
 1702.0
 
 1705.0
 
 1709.0
 
 1712.0
 
 1716.0
 
 1720.0
 
 1724.0
 
 1727.0
 
 1731.0
 
 1735.0
 
 1739.0
 
 1743.0
 
 1747.0
 
 1000.0
 
 1000.0
 
 1000.0
 
 1000.0
 
 1000.0
 
 1000.0
 
 1000.0
 
 1000.0
 
 1000.0
 
 1000.0
 
 1000.0
 
 1000.0
 
 1000.0
 
 1000.0
 
 1000.0
 
 1000.0
 
 1000.0
 
 1000.0
 
 1000.0
 
 1000.0
 
 1000.0
 
 1000.0
 
 1000.0
 
 1000.0
 
 1000.0
 
 1000.0
 
 1000.0
 
 1000.0
 
 1000.0
 
 1000.0
 
 1000.0
 
 1000.0
 
 1000.0
 
 1000.0
 
 1000.0
 
 1000.0
 
 1000.0
 
 1000.0
 
 1000.0
 
 1000.0
 
 1000.0
 
 1000.0
 
 1000.0
 
 1000.0
 
 1000.0
 
 1000.0
 
 1000.0
 
 1000.0
 
 1000.0
 
 1000.0
 
 1000.0
 
 1000.0
 
 1000.0
 
 1000.0
 
 1000.0
 
 1000.0
 
 1000.0
 
 1000.0
 
 1000.0
 
 1000.0
 
 1000.0
 
 1000.0
 
 1000.0
 
 1000.0
 
 1000.0
 
 1000.0
 
 1000.0
 
 1000.0
 
 1000.0
 
 1000.0
 
 1000.0
 
 1000.0
 
 1000.0
 
 1000.0
 
 1000.0
 
 1000.0
 
 1000.0
 
 1000.0
 
 1000.0
 
 1000.0
 
 1000.0
 
 1000.0
 
 1000.0
 
 1000.0
 
 1000.0
 
 1000.0
 
 1000.0
 
 1000.0
 
 1000.0
 
 1000.0
 
 1000.0
 
 1000.0
 
 1000.0
 
 1000.0
 
 1000.0
 
 1000.0
 
 1000.0
 
 1000.0
 
 1000.0
 
 1000.0
 
 1000.0
 
 1000.0
 
 1000.0
 
 1000.0
 
 1000.0
 
 1000.0
 
 1000.0
 
 1000.0
 
 1000.0
 
 1000.0
 
 1000.0
 
 1000.0
 
 1000.0
 
 1000.0
 
 1000.0
 
 1000.0
 
 1000.0
 
 1000.0
 
 1000.0
 
 1000.0
 
 1000.0
 
 1000.0
 
 1000.0
 
 1000.0
 
 1000.0
 
 1000.0
 
 1000.0
 
 1000.0
 
 1000.0
 
 1000.0
 
 1000.0
 
 1000.0
 
 1000.0
 
 1000.0
 
 1000.0
 
 1000.0
 
 1000.0
 
 1000.0
 
 1000.0
 
 1000.0
 
 1000.0
 
 1000.0
 
 1000.0
 
 1000.0
 
 1000.0
 
 1000.0
 
 1000.0
 
 1000.0
 
 1000.0
 
 1000.0
 
 1000.0
 
 1000.0
 
 1000.0
 
 1000.0
 
 1000.0
 
 1000.0
 
 1000.0
 
 1000.0
 
 1000.0
 
 1000.0
 
 1000.0
 
 1000.0
 
 1000.0
 
 1000.0
 
 1000.0
 
 1000.0
 
 1000.0
 
 1000.0
 
 1000.0
 
 1000.0
 
 1000.0
 
 1000.0
 
 1000.0
 
 1000.0
 
 1000.0
 
 1000.0
 
 1000.0
 
 1000.0
 
 1000.0
 
 1000.0
 
 1000.0
 
 1000.0
 
 1000.0
 
 1000.0
 
 1000.0
 
 1000.0
 
 1000.0
 
 1000.0
 
 1000.0
 
 1000.0
 
 1000.0
 
 1000.0
 
 1000.0
 
 1000.0
 
 1000.0
 
 1000.0
 
 1000.0
 
 1000.0
 
 1000.0
 
 1000.0
 
 1000.0
 
 1000.0
 
 1000.0
 
 1000.0
 
 1000.0
 
 1000.0
 
 1000.0
 
 1000.0
 
 1000.0
 
 1000.0
 
 1000.0
 
 1000.0
 
 1000.0
 
 1000.0
 
 1000.0
 
 1000.0
 
 1000.0
 
 1000.0
 
 1000.0
 
 1000.0
 
 1000.0
 
 1000.0
 
 1000.0
 
 1000.0
 
 1000.0
 
 1000.0
 
 1000.0
 
 1000.0
 
 1000.0
 
 1000.0
 
 1000.0
 
 1000.0
 
 1000.0
 
 1000.0
 
 1000.0
 
 1000.0
 
 1000.0
 
 1000.0
 
 1000.0
 
 1000.0
 
 1000.0
 
 1000.0
 
 1000.0
 
 1000.0
 
 1000.0
 
 1000.0
 
 1000.0
 
 1000.0
 
 1000.0
 
 1000.0
 
 1000.0
 
 1000.0
 
 1000.0
 
 1000.0
 
 1000.0
 
 1000.0
 
 1000.0
 
 1000.0
 
 1000.0
 
 1000.0
 
 1000.0
 
 1000.0
 
 1000.0
 
 1000.0
 
 1000.0
 
 1000.0
 
 1000.0
 
 1000.0
 
 1000.0
 
 1000.0
 
 1000.0
 
 1000.0
 
 1000.0
 
 1000.0
 
 1000.0
 
 1000.0
 
 1000.0
 
 1000.0
 
 1000.0
 
 1000.0
 
 1000.0
 
 1000.0
 
 1000.0
 
 1000.0
 
 1000.0
 
 1000.0
 
 1000.0
 
 1000.0
 
 1000.0
 
 1000.0
 
 1000.0
 
 1000.0
 
 1000.0
 
 1000.0
 
 1000.0
 
 1000.0
 
 1000.0
 
 1000.0
 
 1000.0
 
 1000.0
 
 1000.0
 
 1000.0
 
 1000.0
 
 1000.0
 
 1000.0
 
 1000.0
 
 1000.0
 
 1000.0
 
 1000.0
 
 1000.0
 
 1000.0
 
 1000.0
 
 1000.0
 
 1000.0
 
 1000.0
 
 1000.0
 
 1000.0
 
 1000.0
 
 1000.0
 
 1000.0
 
 1000.0
 
 1000.0
 
 1000.0
 
 1000.0
 
 1000.0
 
 1000.0
 
 1000.0
 
 1000.0
 
 1000.0
 
 1000.0
 
 1000.0
 
 1000.0
 
 1000.0
 
 1000.0
 
 1000.0
 
 1000.0
 
 1000.0
 
 1000.0
 
 1000.0
 
 1000.0
 
 1000.0
 
 1000.0
 
 1000.0
 
 1000.0
 
 1000.0
 
 1000.0
 
 1000.0
 
 1000.0
 
 1000.0
 
 1000.0
 
 1000.0
 
 1000.0
 
 1000.0
 
 1000.0
 
 1000.0
 
 1000.0
 
 1000.0
 
 1000.0
 
 1000.0
 
 1000.0
 
 1000.0
 
 1000.0
 
 1000.0
 
 1000.0
 
 1000.0
 
 1000.0
 ];





volt = 3.3 * dac / 4096;
volt2 = volt(520:839);
volt2inc = volt2 - volt2(1);
spd2 = spd(520:839);
spd2inc = spd2 - spd2(1);
spd2incM = medfilt1(spd2inc,3);
%plot(spd2incM);
Fs = 20;
T = 1/Fs;
L = length(spd2incM);
t = (0:L-1)*T;
Y = fft(spd2incM);
P2 = abs(Y/L);
P1 = P2(1:L/2+1);
P1(2:end-1) = 2*P1(2:end-1);
f = Fs*(0:(L/2))/L;
plot(f,P1)
title('Single-Sided Amplitude Spectrum of X(t)')
xlabel('f (Hz)')
ylabel('|P1(f)|')

